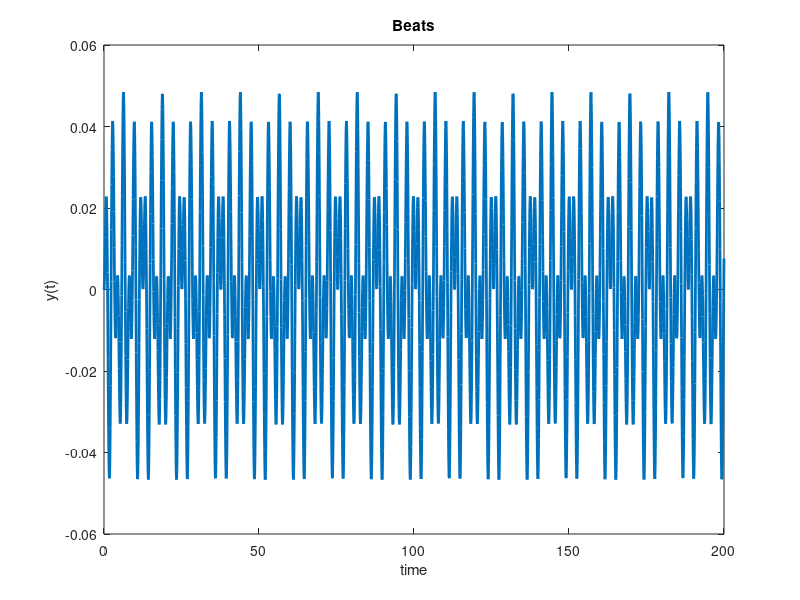

This figure's MATLAB source:
clear all
close all


m = 5; % mass 

w0 = 2; % natural frequency of the oscillator
w = 3.5; % frequency of the forcing
% 2.1 2.5 3 3.5

t = 0:0.1:200;  %creating a time vector

amplitude = -2/(m*(w0^2 - w^2));
higher_freq = sin((w + w0)*t/2);
lower_freq = sin((w - w0)*t/2);

y = amplitude.*higher_freq.*lower_freq;

figure()
h3=plot(t,y);
title('Beats');
xlabel('time')
ylabel('y(t)')
set(h3,'linewidth',2);


